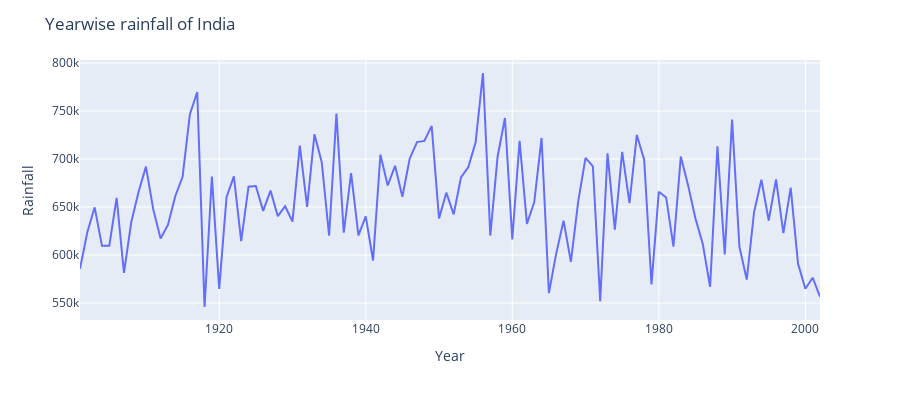

The code cell stored with this chart in its notebook:
### Code cell
year_list = data['Year'].unique().tolist()
data11=data.groupby('Year')
total_rain=np.zeros(102)
for i in range(1901,2003):
    total_rain[i-1901]=data11.get_group(i).sum()[3:15].sum()

max_index = total_rain.argmax()
min_index = total_rain.argmin()
fig3 = px.line(data, x=data11.sum().index, y=total_rain)
fig3.update_layout(height=400, showlegend=False)
fig3.update_xaxes(title_text='Year')
fig3.update_yaxes(title_text='Rainfall')
# update the title
fig3.update_layout(title_text='Yearwise rainfall of India')
# fig3.update_annotations(dict(xref="paper", yref="paper",
#                                 x=0.0, y=1.05,
#                                 xanchor="left", yanchor="bottom",
#                                 font_size=14,
#                                 showarrow=False))
# fig3.add_annotation(x=max_index, y=total_rain[max_index],
#                    text="Max: {:.2f}".format(total_rain[max_index]),
#                    showarrow=True, arrowhead=1)
# fig3.add_annotation(x=min_index, y=total_rain[min_index],
#                    text="Max: {:.2f}".format(total_rain[min_index]),
#                    showarrow=True, arrowhead=1)

fig3.show()

### Figure 1 — Plotly figure (JSON) as saved in the notebook; plotly's stock layout.template omitted (floating-point values rounded to 4 significant figures)
{"data": [{"hovertemplate": "x=%{x}<br>y=%{y}<extra></extra>", "legendgroup": "", "line": {"color": "#636efa", "dash": "solid"}, "marker": {"symbol": "circle"}, "mode": "lines", "name": "", "orientation": "v", "showlegend": false, "type": "scatter", "x": [1901, 1902, 1903, 1904, 1905, 1906, 1907, 1908, 1909, 1910, 1911, 1912, 1913, 1914, 1915, 1916, 1917, 1918, 1919, 1920, 1921, 1922, 1923, 1924, 1925, 1926, 1927, 1928, 1929, 1930, 1931, 1932, 1933, 1934, 1935, 1936, 1937, 1938, 1939, 1940, 1941, 1942, 1943, 1944, 1945, 1946, 1947, 1948, 1949, 1950, 1951, 1952, 1953, 1954, 1955, 1956, 1957, 1958, 1959, 1960, 1961, 1962, 1963, 1964, 1965, 1966, 1967, 1968, 1969, 1970, 1971, 1972, 1973, 1974, 1975, 1976, 1977, 1978, 1979, 1980, 1981, 1982, 1983, 1984, 1985, 1986, 1987, 1988, 1989, 1990, 1991, 1992, 1993, 1994, 1995, 1996, 1997, 1998, 1999, 2000, 2001, 2002], "xaxis": "x", "y": [585700.0, 623700.0, 649700.0, 609600.0, 609600.0, 659600.0, 581400.0, 634400.0, 665900.0, 692000.0, 647500.0, 617200.0, 631300.0, 661300.0, 681500.0, 746700.0, 769800.0, 545800.0, 681800.0, 564700.0, 660100.0, 682000.0, 614400.0, 671200.0, 671900.0, 646000.0, 667100.0, 640400.0, 650800.0, 634700.0, 714000.0, 650200.0, 725700.0, 696300.0, 620000.0, 747300.0, 623200.0, 685300.0, 620300.0, 640200.0, 594200.0, 704600.0, 672400.0, 692900.0, 660700.0, 700500.0, 717600.0, 718800.0, 734300.0, 638200.0, 664900.0, 642400.0, 680800.0, 691600.0, 717500.0, 789600.0, 620300.0, 702600.0, 742800.0, 616300.0, 719000.0, 632500.0, 655300.0, 721900.0, 560300.0, 601700.0, 635800.0, 592800.0, 655900.0, 701100.0, 692400.0, 552000.0, 705900.0, 626300.0, 707400.0, 654000.0, 725000.0, 699300.0, 569400.0, 665800.0, 659900.0, 608700.0, 702500.0, 672500.0, 638000.0, 611600.0, 567000.0, 713100.0, 600700.0, 741100.0, 608500.0, 574400.0, 644600.0, 678300.0, 635900.0, 678700.0, 622900.0, 670100.0, 591200.0, 564900.0, 576400.0, 556600.0], "yaxis": "y"}], "layout": {"height": 400, "legend": {"tracegroupgap": 0}, "margin": {"t": 60}, "showlegend": false, "title": {"text": "Yearwise rainfall of India"}, "xaxis": {"anchor": "y", "domain": [0, 1], "title": {"text": "Year"}}, "yaxis": {"anchor": "x", "domain": [0, 1], "title": {"text": "Rainfall"}}}}
